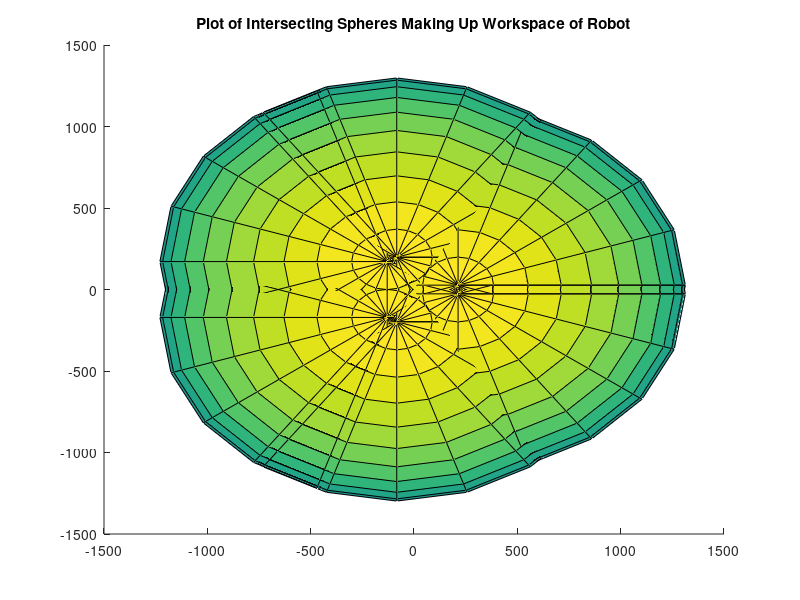
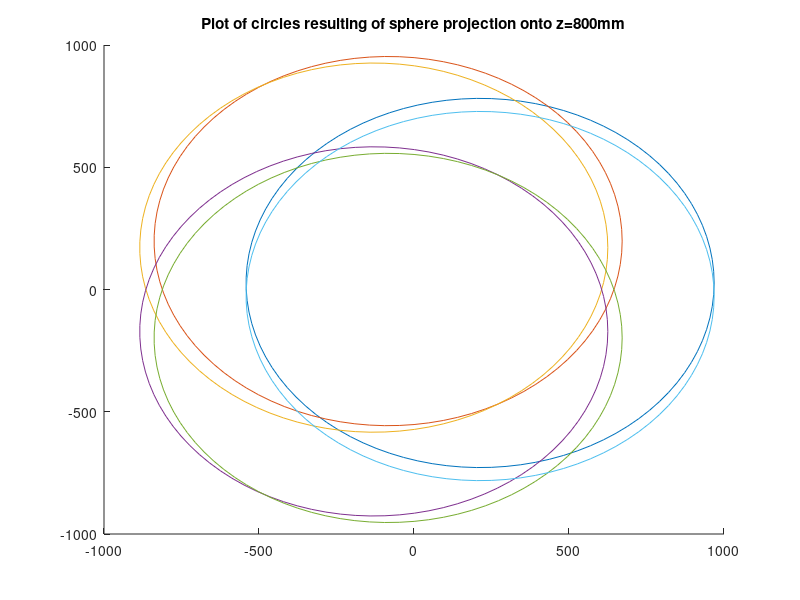

The MATLAB source for these figures, in order: (Note: this script raises an error after producing the figures.)
%% This is the code for the RBE 595 Parallel Walking Robotics Midterm

function Midterm
% The nominal parameters of the robot
simuParam = [92.1597 84.4488 0 305.4001 111.1565 0 604.8652;
    27.055 122.037 0 -56.4357 320.0625 0 604.8652;
    -119.2146 37.5882 0 -248.9644 208.9060 0 604.8652;
    -119.2146 -37.5882 0 -248.9644 -208.9060 0 604.8652;
    27.055 -122.037 0 -56.4357 -320.0625 0 604.8652;
    92.1597 -84.4488 0 305.4001 -111.1565 0 604.8652];

lmax = 1100;
%% Illustrating the general workspace
% We know that U is the ground Origin to the leg and S is upper platform 
% origin to the leg.
% Since the robot is completely level that means that the centers of the
% circles are going to be in the same plane as U, i.e flat.
% Normally we move the center of the circle b/2 inwards,
% But in this case b/2 is equal to S
% due to the robot being level and all angles being 0.
% Therefore, we find that the centers of the circles are at U - S.

% First we extract U and S from table 2
si = simuParam(:,1:3)';
ui = simuParam(:,4:6)';
simuLen = simuParam(:,7);

% U - S
circleCenters = ui-si;
[m,n] = size(circleCenters);
% make the sphere
[x,y,z] = sphere;
% set the radius as the maximum leg length
r = lmax;

%% This plots all of the intersecting spheres.
figure(1)
hold on
for i=1:n
    surf(x*r+circleCenters(1,i),y*r+circleCenters(2,i),z*r+circleCenters(3,i))
end
title('Plot of Intersecting Spheres Making Up Workspace of Robot')
hold off
%% Plotting the spheres at 800mm
% We are looking for the horizontal slice of the sphere generated at 800mm.
% The sphere equation is R^2 = x^2+y^2+z^2. Since z is the only thing that is
% changing, We can therefore rewrite the equation as x^2+y^2 = R^2-z^2. This
% way, we can solve for the radius of the circle at a specified z as
% sqrt(R^2-Z^2). In this case, we know that R is at it's max at 1100mm and
% z is set to 800mm.

circleRadius = sqrt(lmax^2-800^2);

% We now have the projected circles onto zplane of 800mm
% Since Z is always going to be zero from now on in this local frame,
% We can cut it out for ease of calculations

circleCenters = circleCenters(1:2,:);

% This is the basic code for drawing a circle in matlab, we can use it to
% draw our circles
% t = linspace(0,2*pi);plot(cos(t),sin(t))

t = linspace(0,2*pi);
figure(2)
hold on
% Plot the circles of the spheres that make up the workspace at z = 800mm
for i=1:n
    plot(circleCenters(1,i) + circleRadius*(cos(t)),circleCenters(2,i)+ circleRadius*sin(t))
end
title('Plot of circles resulting of sphere projection onto z=800mm')
hold off
%% Finding Intersections
% This depicts the workspace very well, it can clearly be seen that it 
% is the white space on the inside that all the circles contain.
% However, to find the boundaries of the workspace, we need
% to determine where the intersections of all of the circles happen.

% calculate points of intersection
intersections = [];
for i=1:n-1
    %     find equations of the circles,
    %     intersection is where the two equations equal each other
    %     (x-h)^2 + (y-l)^2 = r^2
    syms x y;
    c1 = (x-circleCenters(1,i))^2+(y-circleCenters(2,i))^2 == circleRadius^2;
    c2 = (x-circleCenters(1,i+1))^2+(y-circleCenters(2,i+1))^2 == circleRadius^2;
    [interX,interY] = solve([c1,c2],[x,y]);
    
    %     This makes the output readable
    simpleInterX = double(interX);
    simpleInterY = double(interY);
    %     Append found intersections to matrix
    intersections = vertcat(intersections,[simpleInterX,simpleInterY]);
    
    % This should give us all the different intersections of the circles
    % 2 per comparison for a total of 10 intersections
end

% Find the intersection of first circle to last circle
c1 = (x-circleCenters(1,1))^2+(y-circleCenters(2,1))^2 == circleRadius^2;
c2 = (x-circleCenters(1,6))^2+(y-circleCenters(2,6))^2 == circleRadius^2;
[interX,interY] = solve([c1,c2],[x,y]);
simpleInterX = double(interX);
simpleInterY = double(interY);
intersections = vertcat(intersections,[simpleInterX,simpleInterY]);

% This gives us our last intersection, for a total of 12

%% Determining relevant intersections
% Now, we have a list of intersections, but we need to find all of the intersections
% that are contained within all of the circles.
% We can determine if a point is within a circle by checking to see if
% (x-circle_x)^2+(y-circle_y)^2<=R^2.
% So by definition, if an intersection is within all of the circles, then
% it is a part of the workspace.

[o,p] = size(intersections);
updateInter = [];
for j = 1:o
    %     for every single intersection point
    count = 1;
    for i = 1:n
        %     determine if point is within circle i
        circDist = (intersections(j,1)-circleCenters(1,i))^2+(intersections(j,2)-circleCenters(2,i))^2;
        if (circDist <= circleRadius^2)
            %         If it is, increase count
            count = count+1;
        end
    end
    %If point is within all of the circles add it to the updated list
    if (count >= 6)
        updateInter = vertcat(updateInter,[intersections(j,1),intersections(j,2)]);
    end
end

% This gives us a list of all the intersections within all of the
% circles. These are the points that make up the workspace.
%% Drawing the Workspace
% To properly depict the workspace, I want to draw arcs between the two
% points. I have the center of the circle, the radius of the circles, and
% the two points I want to draw an arc between.
% This is basic trigonometry to solve for the segment of the circle that I
% want.
figure(3)
hold on;
for i=1:size(updateInter)-1
    % intersection point 1
    P1 = updateInter(i,:)';
    % intersection point 2
    P2 = updateInter(i+1,:)';
    R = circleRadius;
    % For some reason it's the i+1 circle that gives us the correct workspace
    C = circleCenters(:,i+1);
    
    % Create the arc
    [x,y] = createArc(P1,P2,R,C);
    
    % Plot it
    plot(updateInter(i,1),updateInter(i,2),'r*')
    plot(x,y,'r-',C(1),C(2),'b*')
end
title('Plot of Intersection Points Contained within workspace')
% Do same thing with 1st intersection vs last, otherwise, workspace will
% not be complete
P1 = updateInter(6,:)';
P2 = updateInter(1,:)';
R = circleRadius;
C = circleCenters(:,1);
[x,y] = createArc(P1,P2,R,C);
plot(updateInter(6,1),updateInter(6,2),'r*')
plot(x,y,'r-',C(1),C(2),'b*')

%% Dividing the workspace
% Now, we need to divide the workspace into 5mm increments. This should
% result in around 40k points according to the discussion board.
% We already have the code needed for determining if a point is within the
% workspace as shown in determining if the intersection was within all of
% the circles. Now, we just need to create a rectangle of all the points
% from the max values of the workspace, i.e, the max intersection points.
% This rectangle should encompass the entire workspace.
% Once we have made the rectangle, it is a simple matter of going through
% all of the points in the rectangle at 5mm increments, and removing the
% points that are not inside of the workspace.

% intersections are at
%     [-302.769784433948,-524.412513347726;
%     270.635159474432,-468.753980526729;
%     605.539402561251,0;
%     270.635159474432,468.753980526729;
%     -302.769784433948,524.412513347726;
%     -541.270500359107,0];

% from the graph it is easy to see range of x values are between -545 and
% 610. Rounding for simplicity.

% y range is -525 to 525 but taking into account the curves of the circles,
% round it to -600 and 600.
xRange = 545+610;
yRange = 600+600;
rectangle('Position',[-545 -600 xRange yRange])

% We can see that the rectangle fully encompasses the workspace. So, now we
% need to split the values into 5mm increments, and then check across all
% of them to see if they are inside the workspace.
rectXRange = [-545:5:610];
rectYRange = [-600:5:600];
updatePoints = [];

% This is necessary for the surf plot for RSS at the end.
% Use NaN as I used zeros initially and it ruined the final error graph
% as the zeros were plotted
graphPlot = NaN(232,241);

for k = 1:numel(rectXRange)
    %     For every single point in rectXRange
    for j = 1:numel(rectYRange)
        %         For every point in rectYRange
        %         create the x,y pair
        curPoint = [rectXRange(k),rectYRange(j)];
        count = 1;
        for i = 1:n
            %     check to see if current point is within workspace of
            %     circles
            circDist = (curPoint(1)-circleCenters(1,i))^2+(curPoint(2)-circleCenters(2,i))^2;
            if (circDist <= circleRadius^2)
                count = count+1;
            end
        end
        if (count >= 6)
            % If point is within all circles, it is in workspace.
            % add it to the new list
            updatePoints = vertcat(updatePoints,[curPoint(1),curPoint(2)]);
            % Denote that point is in workspace here in graphplot for later
            graphPlot(k,j) = 1;
        end
    end
end
hold off
%% Plot of Entire Workspace
figure(4)
plot(updatePoints(:,1), updatePoints(:,2),'r*')
title('Plot of calculated valid points in workspace')


%% Calculating the forward Kinematic error Model and RSS error
% Now we need to calculate the fk error model. This can be calculated from
% equation 9 in the paper. We are assuming that the pd(deltal) = 0.

% pd(P) = inv(jacoV)*(pd(deltal)-jacoRo*pd(ro) <-- equation 9
% Can be rewritten as pd(deltal) = jacov*pd(P)+jacoRo*pd(ro)

% pd(ro) = [pd(si), pd(ui), pd(li)]

% Take real values from table 2
realParam = [96.6610, 81.7602, 1.0684, 305.2599, 115.0695, 2.6210, 604.4299;
    22.2476, 125.2511, -0.5530, -55.2814, 322.9819, 4.2181, 607.2473;
    -122.4519, 36.6453, 4.3547, -244.7954, 208.0087, 3.9365, 600.4441;
    -120.6859, -34.4565, -4.9014, -252.5755, -211.8783, -3.0128, 605.9031;
    24.7769, -125.0489, -4.8473, -53.9678, -320.6115, 4.3181, 604.5251;
    91.3462 -80.9866 0.2515 302.4266 -109.4351 3.3812 600.0616];
sr = realParam(:,1:3)';
ur = realParam(:,4:6)';
realLen = realParam(:,7);

% 42 kinematic error (lecture 5)
dRo = [(sr-si)',(ur-ui)',realLen-simuLen];

for i=1:size(updatePoints)
    %     Need to put it into proper format as specified in instructions
    %     Will allow us to pass it into pod code
    %     Using pod code as it gives n and R, which are both needed for 
    %     jaco calculations
    actualPoint(:,i) = [updatePoints(i,1),updatePoints(i,2),800,0,0,0];
    [L,l,n,R] = pod(actualPoint(:,i),si,ui); %Taken from Homework 2
    %     Calculate jv and jp
    
    %     I wasn't sure if I was supposed to use nominal or real values for si.
    %     I tried both, and using sr gives a graph that looks closer to the
    %     graph in the paper (figure 4).
    %     Since we are doing sr-si this makes sense as in this case sr 
    %     would be si then.
    Jv = [n',cross(R*sr,n)'];
    
    % In the paper, jp is the identity matrix with dimensions of 6x42
    % This calculates individual rows, but now need to put them in format
    % shown in the paper (eq.8)
    jpRows = [n'*R, -n', [-1;-1;-1;-1;-1;-1]];
    idMat = zeros(5,7);
    Jp = [];
    for j=0:size(jpRows)-1
        %     Insert row into proper place
        JpMatTop = idMat(1:j,:);
        JpMatRow = jpRows(j+1,:);
        JpMatBot = idMat(j+1:end,:);
        JpMat = [JpMatTop;JpMatRow;JpMatBot];
        %     Append it to the final matrix
        Jp = horzcat(Jp,JpMat);
    end
    
    % Now we have Jv and Jp and pd(ro) and since pd(deltal) = 0, we can now solve for pd(P)
    
    % Need to reshape pd(ro) first to a 1x42 as shown in paper so that matrix math will work eq.8
    dRoReshape = [];
    for k=1:size(dRo)
        % Take each row of dRo, and append it into a 1x42 matrix
        dRoReshape = horzcat(dRoReshape,dRo(k,:));
    end
    %     Plug into equation 9 for full kinematic error
    kinError = Jv\(0-Jp*dRoReshape');
    %     root of sum of squares for each valid point in workspace
    RSS(i) = sqrt(kinError(1)^2+kinError(2)^2+kinError(3)^2);
end

figure(5)
plot3(updatePoints(:,1), updatePoints(:,2),RSS)
title('RSS graph using 3D plot')

% If we want it as a surf plot like what is shown in 4.1. Need to massage
% the values in z so that they are not just a vector anymore.
% Need z to be a matrix with dimensions of workspace

rssCount = 1;
for i=1:size(graphPlot,1)
    for j=1:size(graphPlot,2)
        % Go through graphPlot, if there is a point within workspace
        % (denoted by 1) put the RSS value corresponding to it into that
        % spot
        if graphPlot(i,j) == 1
            %  The way I set up RSS, it is a 1x40k matrix, so we need external
            %  counter to make sure that it goes through all of the values in
            %  RSS
            graphPlot(i,j) = RSS(rssCount);
            rssCount = rssCount+1;
        end
    end
end


figure(6)
surfc(rectXRange,rectYRange,graphPlot','LineStyle','none')
title('Surf Plot of RSS Error')


end

%% createArc Function
function [x,y] = createArc(P1,P2,R,C)
% This function takes in two points, and calculates the arc between them
% based on a given radius and center of the circle
a = atan2(P1(2)-C(2),P1(1)-C(1));
b = atan2(P2(2)-C(2),P2(1)-C(1));
b = mod(b-a,2*pi)+a; % Ensure that arc moves counterclockwise

t = linspace(a,b,1000);
x = C(1)+R*cos(t);
y = C(2)+R*sin(t);
end

%% Pod Function
function[L,l,n,R] = pod(P,s,u)
% From jacobianV and pod in homework 2
% S and U are geometric, and thus are passed in
Xp=P(1:3,1);
a=P(4)*pi/180;
b=P(5)*pi/180;
c=P(6)*pi/180;
R1=[1,0,0;0,cos(a),-sin(a);0,sin(a),cos(a)];
R2=[cos(b),0,sin(b);0,1,0;-sin(b),0,cos(b)];
R3=[cos(c),-sin(c),0;sin(c),cos(c),0;0,0,1];
R=R1*R2*R3;

for i=1:6
    L(:,i)=R*s(:,i)+Xp-u(:,i);
    l(i)=norm(L(:,i),2);
    n(:,i)=L(:,i)/l(i);
end
end
